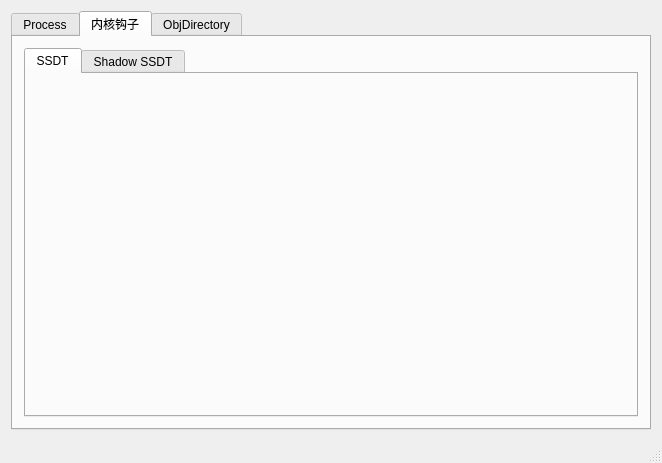
<?xml version="1.0" encoding="UTF-8"?>
<ui version="4.0">
 <class>OpenArkClass</class>
 <widget class="QMainWindow" name="OpenArkClass">
  <property name="geometry">
   <rect>
    <x>0</x>
    <y>0</y>
    <width>662</width>
    <height>463</height>
   </rect>
  </property>
  <property name="windowTitle">
   <string>OpenArk</string>
  </property>
  <widget class="QWidget" name="centralWidget">
   <layout class="QGridLayout" name="gridLayout">
    <item row="0" column="0">
     <widget class="QTabWidget" name="tabWidget">
      <property name="currentIndex">
       <number>1</number>
      </property>
      <widget class="QWidget" name="tabProcess">
       <attribute name="title">
        <string>Process</string>
       </attribute>
      </widget>
      <widget class="QWidget" name="tabKernelHook">
       <attribute name="title">
        <string>内核钩子</string>
       </attribute>
       <layout class="QGridLayout" name="gridLayout_3">
        <item row="0" column="0">
         <widget class="QTabWidget" name="tabWidgetKernelHook">
          <property name="currentIndex">
           <number>0</number>
          </property>
          <widget class="QWidget" name="tabSSDT">
           <attribute name="title">
            <string>SSDT</string>
           </attribute>
          </widget>
          <widget class="QWidget" name="tabShadowSSDT">
           <attribute name="title">
            <string>Shadow SSDT</string>
           </attribute>
          </widget>
         </widget>
        </item>
       </layout>
      </widget>
      <widget class="QWidget" name="tabObjDir">
       <attribute name="title">
        <string>ObjDirectory</string>
       </attribute>
       <layout class="QGridLayout" name="gridLayout_2"/>
      </widget>
     </widget>
    </item>
   </layout>
  </widget>
  <widget class="QStatusBar" name="statusBar"/>
 </widget>
 <layoutdefault spacing="6" margin="11"/>
 <resources>
  <include location="../res/openark.qrc"/>
 </resources>
 <connections/>
</ui>
